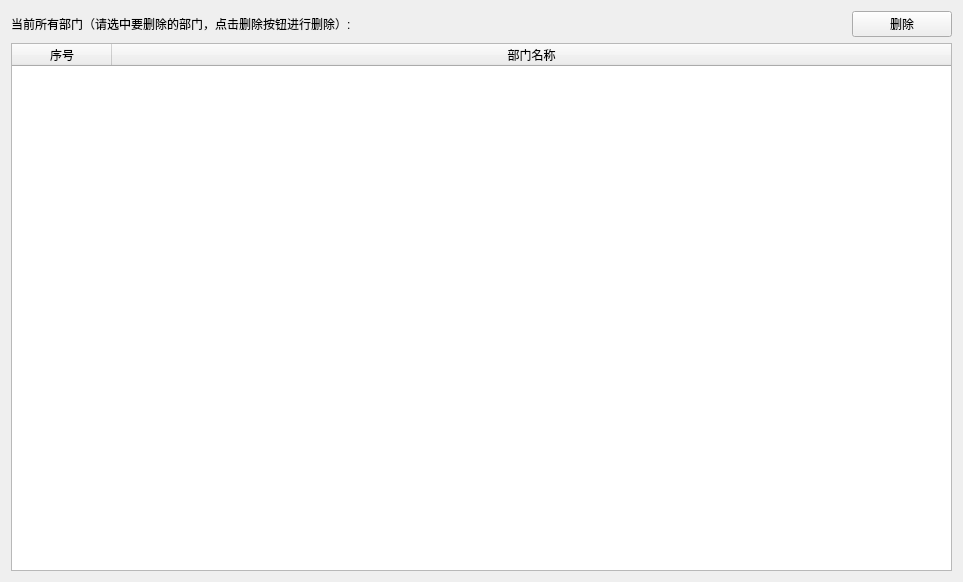
<?xml version="1.0" encoding="UTF-8"?>
<ui version="4.0">
 <class>delete_department</class>
 <widget class="QWidget" name="delete_department">
  <property name="geometry">
   <rect>
    <x>0</x>
    <y>0</y>
    <width>963</width>
    <height>582</height>
   </rect>
  </property>
  <property name="windowTitle">
   <string>删除部门</string>
  </property>
  <layout class="QVBoxLayout" name="verticalLayout">
   <item>
    <layout class="QHBoxLayout" name="horizontalLayout">
     <item>
      <widget class="QLabel" name="all_department_label">
       <property name="text">
        <string>当前所有部门（请选中要删除的部门，点击删除按钮进行删除）:</string>
       </property>
      </widget>
     </item>
     <item>
      <widget class="QPushButton" name="delete_department_button">
       <property name="maximumSize">
        <size>
         <width>100</width>
         <height>16777215</height>
        </size>
       </property>
       <property name="text">
        <string>删除</string>
       </property>
      </widget>
     </item>
    </layout>
   </item>
   <item>
    <widget class="QTableWidget" name="tableWidget">
     <property name="editTriggers">
      <set>QAbstractItemView::NoEditTriggers</set>
     </property>
     <property name="selectionMode">
      <enum>QAbstractItemView::MultiSelection</enum>
     </property>
     <property name="selectionBehavior">
      <enum>QAbstractItemView::SelectRows</enum>
     </property>
     <property name="sortingEnabled">
      <bool>false</bool>
     </property>
     <attribute name="horizontalHeaderVisible">
      <bool>true</bool>
     </attribute>
     <attribute name="horizontalHeaderCascadingSectionResizes">
      <bool>false</bool>
     </attribute>
     <attribute name="horizontalHeaderShowSortIndicator" stdset="0">
      <bool>false</bool>
     </attribute>
     <attribute name="horizontalHeaderStretchLastSection">
      <bool>true</bool>
     </attribute>
     <attribute name="verticalHeaderVisible">
      <bool>false</bool>
     </attribute>
     <attribute name="verticalHeaderCascadingSectionResizes">
      <bool>false</bool>
     </attribute>
     <column>
      <property name="text">
       <string>序号</string>
      </property>
     </column>
     <column>
      <property name="text">
       <string>部门名称</string>
      </property>
     </column>
    </widget>
   </item>
  </layout>
 </widget>
 <resources/>
 <connections/>
</ui>
